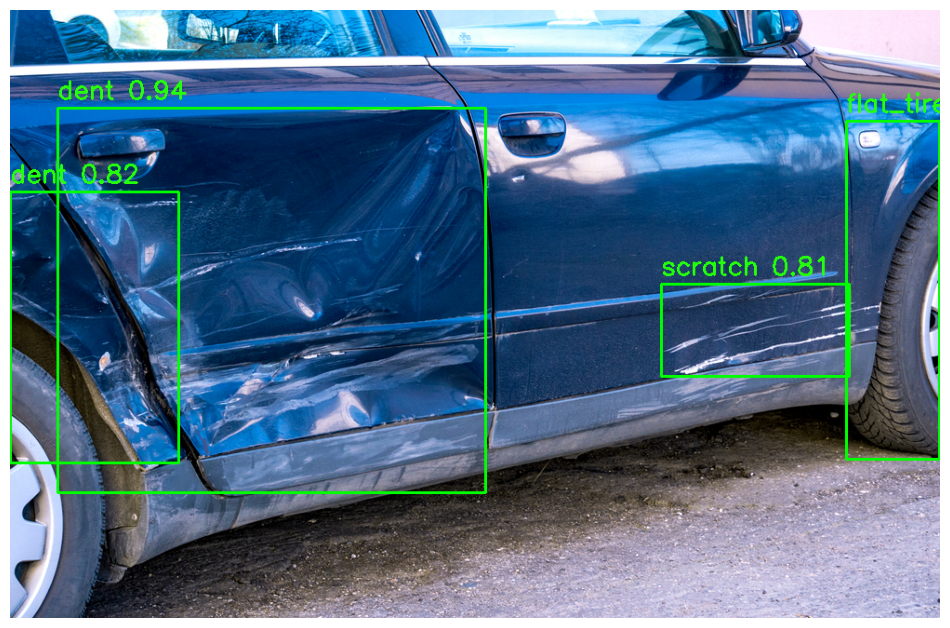
#> input picture data/public/1.png, 950 x 628 px
$ python -i visualizer.py   (imports and definitions only)
#> lines starting #> are read from the running program, lines starting #| are printed output that depends on the picture
### src/config.py
import os

# Project Roots
SRC_DIR = os.path.dirname(os.path.abspath(__file__))
PROJECT_ROOT = os.path.dirname(SRC_DIR)

# Core Folders
MODELS_DIR = os.path.join(PROJECT_ROOT, "models")
DATA_DIR = os.path.join(PROJECT_ROOT, "data")
IMAGES_DIR = os.path.join(DATA_DIR, "images")
VIDEOS_DIR = os.path.join(DATA_DIR, "videos")
PUBLIC_DIR = os.path.join(DATA_DIR, "public")

OUTPUTS_DIR = os.path.join(PROJECT_ROOT, "outputs")
OUTPUT_IMAGES_DIR = os.path.join(OUTPUTS_DIR, "images")
OUTPUT_VIDEOS_DIR = os.path.join(OUTPUTS_DIR, "videos")
SCREENSHOTS_DIR = os.path.join(OUTPUTS_DIR, "screenshots")

# Ensure all output directories exist
for folder in [OUTPUT_IMAGES_DIR, OUTPUT_VIDEOS_DIR, SCREENSHOTS_DIR]:
    os.makedirs(folder, exist_ok=True)

# Model Weights Paths
CAR_DAMAGE_MODEL_PATH = os.path.join(MODELS_DIR, "car_damage_yolo11m.pt")
FIRE_SEG_MODEL_PATH = os.path.join(MODELS_DIR, "fire_seg_yolo11n.pt")
MOBILE_MODEL_PATH = os.path.join(MODELS_DIR, "mobile_model.h5")

# Default Confidence Thresholds
DEFAULT_DAMAGE_CONF = 0.40  # 40% confidence for vehicle damage
DEFAULT_FIRE_CONF = 0.25    # 25% confidence for fire segmentation

# Color Mapping for Damage Classes (BGR Format)
DAMAGE_COLOR_MAP = {
    'crack': (220, 20, 220),         # Neon Purple
    'dent': (0, 220, 255),           # Bright Yellow
    'scratch': (50, 255, 50),        # Neon Green
    'broken_lamp': (255, 120, 0),    # Cyan / Sky Blue
    'shattered_glass': (0, 140, 255),# Vibrant Orange
    'flat_tire': (255, 0, 100)       # Pinkish Red
}

DEFAULT_DETECTION_COLOR = (0, 255, 255)  # Yellow default
FIRE_COLOR = (0, 69, 255)                # Orange-Red for fire

# Detectable Damage Classes
DAMAGE_CLASSES = [
    'crack',
    'dent',
    'scratch',
    'broken_lamp',
    'shattered_glass',
    'flat_tire'
]

### src/utils/visualizer.py
import cv2
import numpy as np
from typing import List, Dict, Any, Tuple
from src.config import DAMAGE_COLOR_MAP, DEFAULT_DETECTION_COLOR, FIRE_COLOR

# [179 lines left out: functions draw_polygon_contour, draw_damage_annotation, draw_fire_segmentation, draw_telemetry_hud, not called in this run]

>>> import cv2
>>> picture = cv2.imread('../../data/public/1.png', cv2.IMREAD_GRAYSCALE)
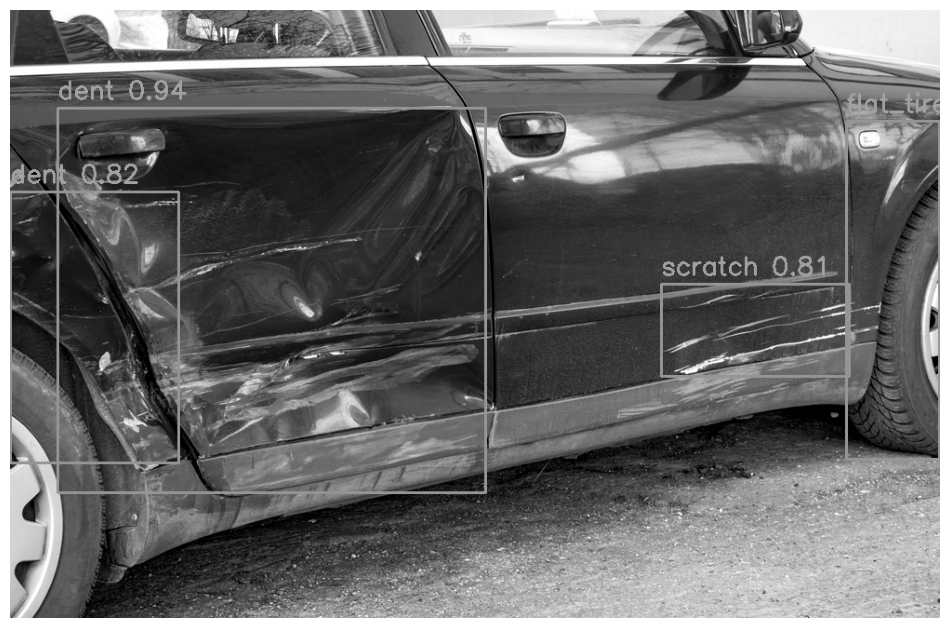
#> picture: shape (628, 950); min 0, max 255, mean 105.5
>>> result = draw_fire_segmentation(picture, 'out.png')
#> (the run stopped early here; a loop or call above may not have finished)

$ run again, on data/public/2.png
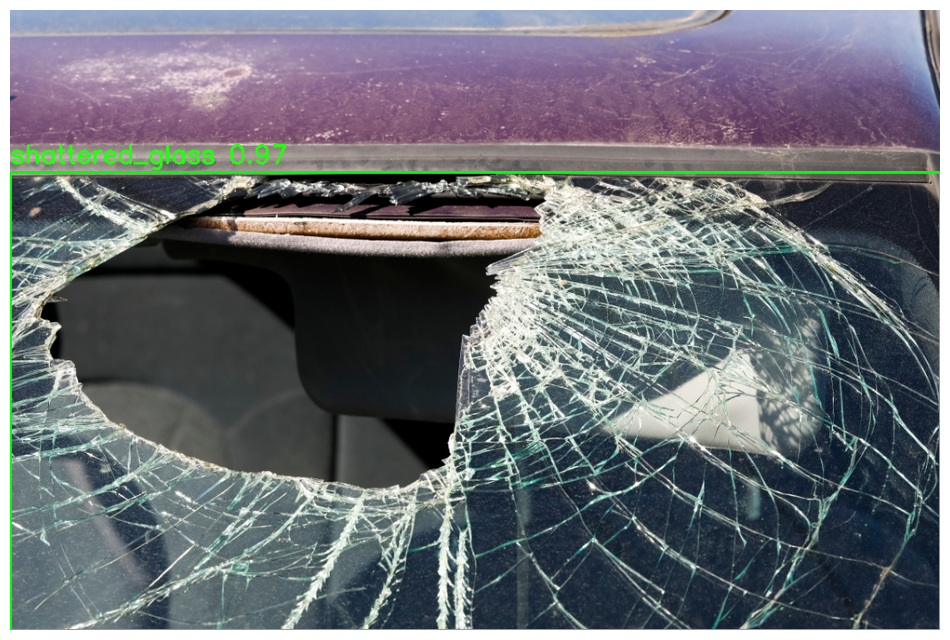
#> input picture data/public/2.png, 950 x 640 px
#> `picture = cv2.imread('../../data/public/1.png', cv2.IMREAD_GRAYSCALE)`:
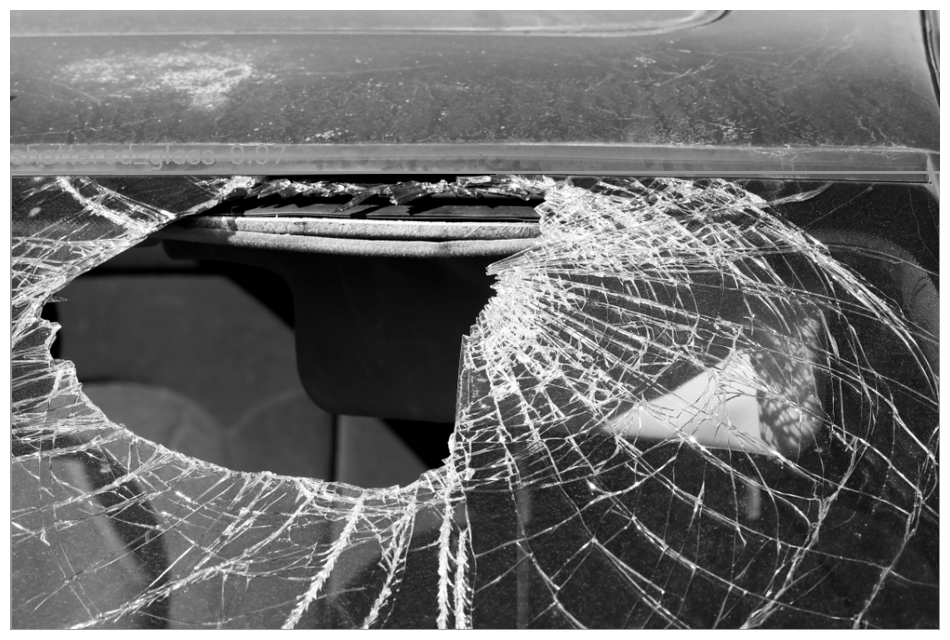
#> picture: shape (640, 950); min 0, max 255, mean 110.1

$ run again, on data/public/3.png
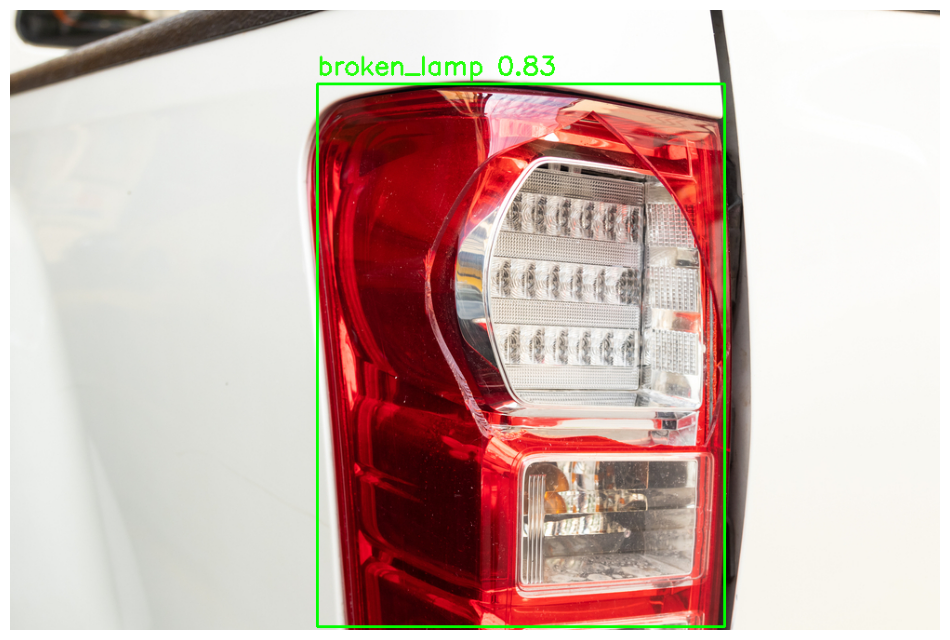
#> input picture data/public/3.png, 950 x 640 px
#> `picture = cv2.imread('../../data/public/1.png', cv2.IMREAD_GRAYSCALE)`:
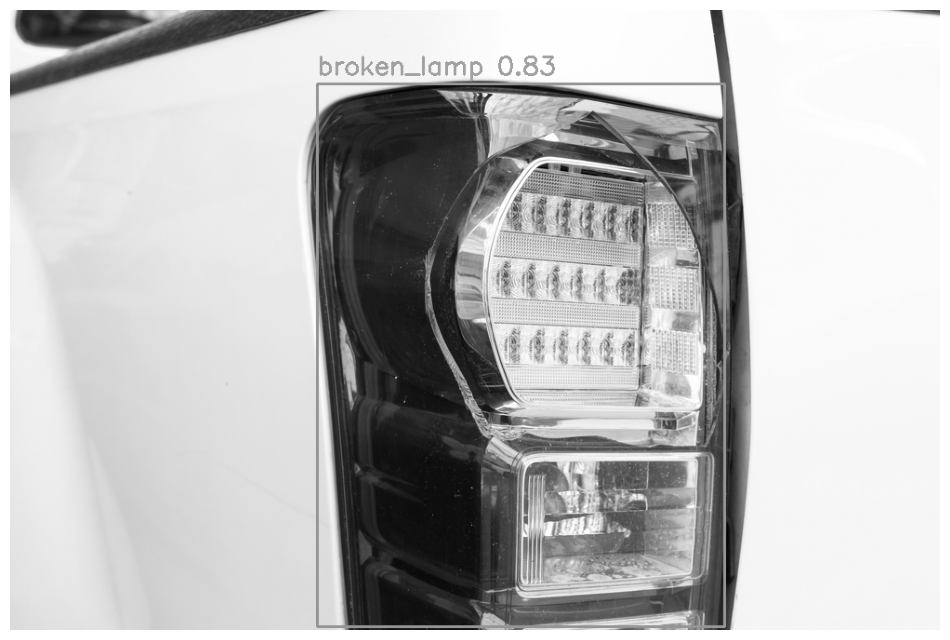
#> picture: shape (640, 950); min 0, max 255, mean 186.9

$ run again, on data/public/4.png
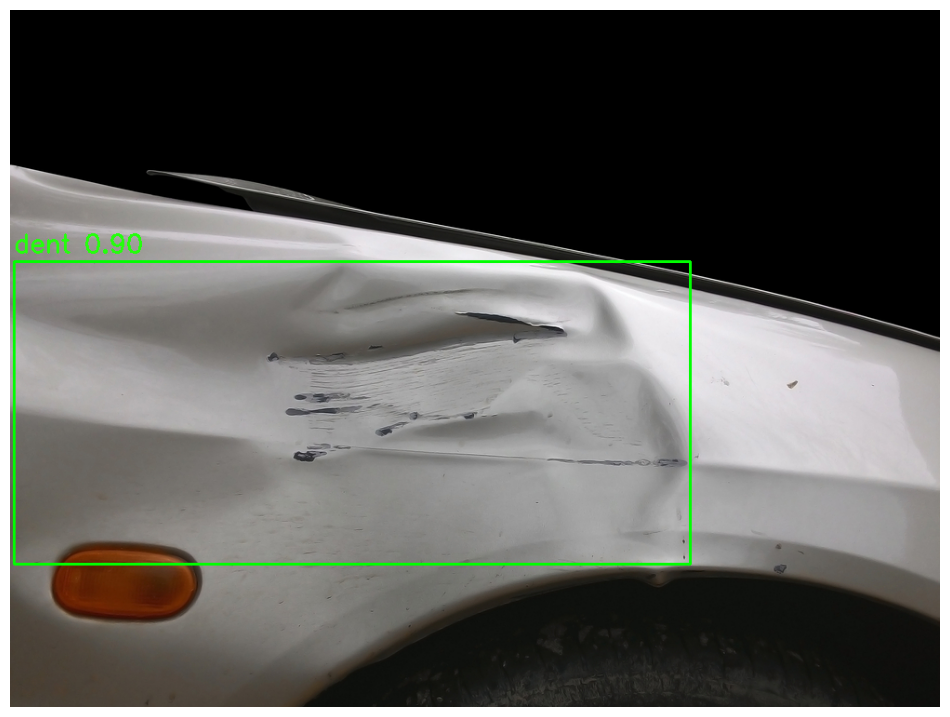
#> input picture data/public/4.png, 950 x 717 px
#> `picture = cv2.imread('../../data/public/1.png', cv2.IMREAD_GRAYSCALE)`:
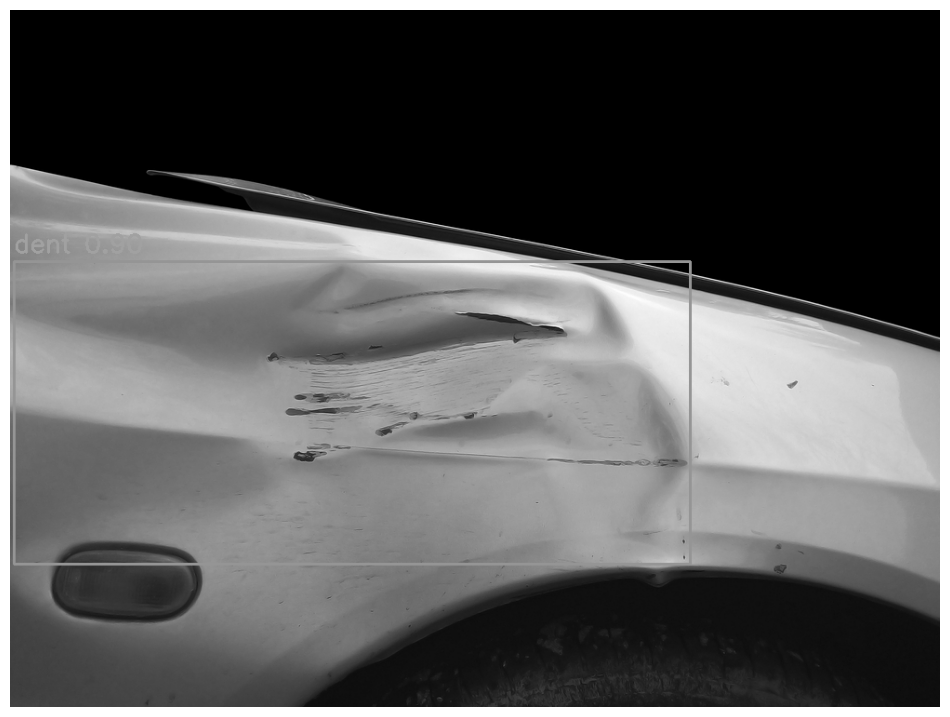
#> picture: shape (717, 950); min 0, max 255, mean 90.4
